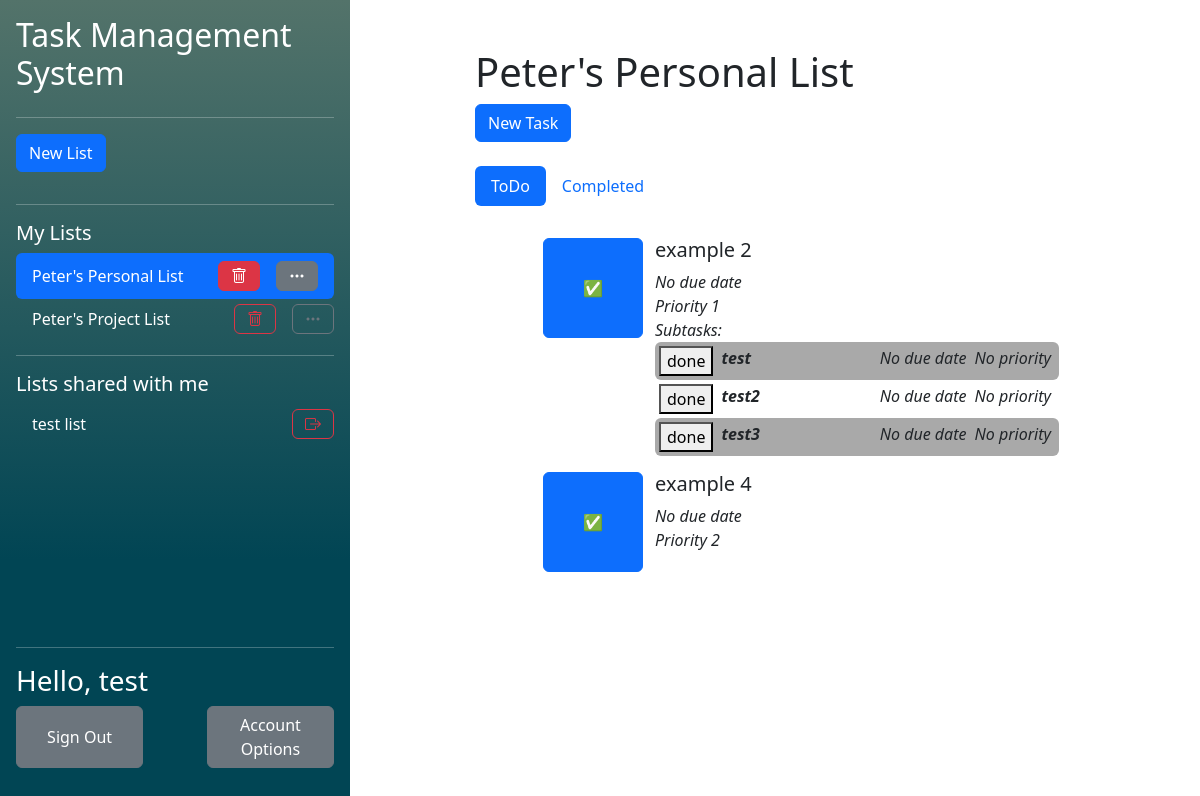
The page /php/index.php?listid=1 (signed in) on the database its author committed.
### tables this page shows
CREATE TABLE "UserLists" (
	"user_id"	TEXT,
	"list_id"	TEXT,
	"collaborator"	INTEGER,
	"observer"	INTEGER,
	PRIMARY KEY("user_id","list_id"),
	FOREIGN KEY("user_id") REFERENCES "Users"("user_id") ON DELETE CASCADE ON UPDATE CASCADE,
	FOREIGN KEY("list_id") REFERENCES "Lists"("list_id") ON DELETE CASCADE ON UPDATE CASCADE
);

CREATE TABLE "Lists"
(
    list_id        INTEGER not null
        primary key autoincrement,
    list_name      TEXT    not null,
    list_completed REAL    not null
);

CREATE TABLE "Tasks" (
	"task_id"	INTEGER NOT NULL,
	"task_name"	TEXT NOT NULL,
	"task_completed"	INTEGER NOT NULL,
	"list_id"	INTEGER NOT NULL,
	"order_in_list"	INTEGER NOT NULL,
	"assigned_collaborator_id"	INTEGER,
	"task_due_date"	INTEGER,
	"task_priority"	INTEGER,
	FOREIGN KEY("assigned_collaborator_id") REFERENCES "Users"("user_id"),
	FOREIGN KEY("list_id") REFERENCES "Lists"("list_id") ON DELETE CASCADE,
	PRIMARY KEY("task_id" AUTOINCREMENT)
);

CREATE TABLE "SubTasks" (
	"sub_task_id"	INTEGER NOT NULL,
	"sub_task_name"	TEXT NOT NULL,
	"sub_task_completed"	INTEGER NOT NULL,
	"task_id"	INTEGER NOT NULL,
	"order_in_task"	INTEGER NOT NULL,
	"sub_task_due_date"	INTEGER,
	"sub_task_priority"	INTEGER,
	FOREIGN KEY("task_id") REFERENCES "Tasks"("task_id"),
	PRIMARY KEY("sub_task_id")
);

### php/functions/DatabaseFunctions.php (called while the page is built, shortened)
<?php
function getUIDFromCreds(){
    $db = new SQLite3("../db/database.db");
    $SQL = "SELECT user_id FROM Users WHERE password_hash = :creds";
    $stmt = $db->prepare($SQL);
    $stmt->bindValue(":creds", $_SESSION['credentials'], SQLITE3_TEXT);
    $result = $stmt->execute();
    while($row = $result->fetchArray()){
        $resultArray [] = $row;
    }
    return $resultArray[0]['user_id'];
}
function getOwnedListsForCurrentUser(){
    $uid = getUIDFromCreds();
    $db = new SQLite3("../db/database.db");
    $SQL = "SELECT list_id FROM  UserLists WHERE user_id = :uid AND collaborator = 0 AND observer = 0";
    $stmt = $db->prepare($SQL);
    $stmt->bindValue(":uid", $uid, SQLITE3_TEXT);
    $result = $stmt->execute();
    while($row = $result->fetchArray()){
        $resultArray [] = $row;
    }
    return $resultArray;
}
function getCollabListsForCurrentUser(){
    $uid = getUIDFromCreds();
    $db = new SQLite3("../db/database.db");
    $SQL = "SELECT list_id FROM  UserLists WHERE user_id = :uid AND collaborator = 1 AND observer = 0";
    $stmt = $db->prepare($SQL);
    $stmt->bindValue(":uid", $uid, SQLITE3_TEXT);
    $result = $stmt->execute();
    while($row = $result->fetchArray()){
        $resultArray [] = $row;
    }
    return $resultArray;
}
function getListNameFromID($listID){
    $db = new SQLite3("../db/database.db");
    $SQL = "SELECT list_name FROM Lists WHERE list_id = :lid";
    $stmt = $db->prepare($SQL);
    $stmt->bindValue(":lid", $listID, SQLITE3_TEXT);
    $result = $stmt->execute();
    while($row = $result->fetchArray()){
        $resultArray [] = $row;
    }
    return $resultArray;
}
?>

### php/functions/TaskFunctions.php (called while the page is built, shortened)
<?php
function checkUserListAccess($listID, $userID)
{
    $db = new SQLite3("../db/database.db");
    $SQL = "SELECT list_id FROM  UserLists WHERE user_id = :uid AND list_id = :lid AND observer = 0 AND collaborator = 0";
    $stmt = $db->prepare($SQL);
    $stmt->bindValue(":lid", $listID, SQLITE3_INTEGER);
    $stmt->bindValue(":uid", $userID, SQLITE3_INTEGER);
    $result = $stmt->execute();
    while($row = $result->fetchArray()){
        $resultArray [] = $row;
    }
    if ($listID == $resultArray[0]["list_id"]){
        return true;
    }
}
function getUncompletedTasksFromList($listID){
    $userID = getUIDFromCreds();
    if(!checkUserListAccess($listID, $userID) AND !checkCollabListAccess($listID, $userID)){
        return false;
    }
    $db = new SQLite3("../db/database.db");
    $SQL = "SELECT * FROM Tasks WHERE list_id = :lid AND task_completed = 0 ORDER BY order_in_list ";
    $stmt = $db->prepare($SQL);
    $stmt->bindValue(":lid", $listID, SQLITE3_INTEGER);
    $result = $stmt->execute();
    while($row = $result->fetchArray()){
        $resultArray [] = $row;
    }
    if(isset($resultArray)){
        return $resultArray;
    }
    return null;
}
function getUncompletedSubtasksFromTask($task_id){
    $db = new SQLite3("../db/database.db");
    $SQL = "SELECT * FROM SubTasks WHERE task_id = :task_id AND sub_task_completed = 0";
    $stmt = $db->prepare($SQL);
    $stmt->bindValue(":task_id", $task_id, SQLITE3_INTEGER);
    $result = $stmt->execute();
    while($row = $result->fetchArray()){
        $resultArray [] = $row;
    }
    if(isset($resultArray)){
        return $resultArray;
    }
    return null;
}
?>

### php/components/TaskList.php (the view, shortened to what this page needs)
<?php require 'components/NewTaskPopup.php';
$listid = isset($_GET['listid']) ? $_GET['listid'] : false;
?>
<h1>
    <?php if (getListNameFromID($listid) != false) echo getListNameFromID($listid)[0]['list_name']?>
</h1>
<?php if ($listid != false):?>
<?php if(checkUserListAccess(htmlspecialchars($listid), getUIDFromCreds())): ?>
<button type="button" class="btn btn-primary" data-bs-toggle="modal" data-bs-target="#NewTaskModal">
    New Task
</button>
<?php else: ?>
A list created by <b><?php echo getListOwnerName($listid)?></b>
<?php endif;?>
<br/><br/>
<div>
    <ul class="nav nav-pills mb-3" id="pills-tab" role="tablist">
        <li class="nav-item" role="presentation">
            <button class="nav-link active" id="pills-todo-tab" data-bs-toggle="pill" data-bs-target="#pills-todo" type="button" role="tab" aria-controls="pills-todo" aria-selected="true">ToDo</button>
        </li>
        <li class="nav-item" role="presentation">
            <button class="nav-link" id="pills-done-tab" data-bs-toggle="pill" data-bs-target="#pills-done" type="button" role="tab" aria-controls="pills-done" aria-selected="false">Completed</button>
        </li>
    </ul>
</div>
<div class="tab-content" id="pills-tabContent">
    <div class="tab-pane fade show active" id="pills-todo" role="tabpanel" aria-labelledby="pills-todo-tab" tabindex="0">
        <div class="p-3">
            <ol>
                <?php
                if (getUncompletedTasksFromList($listid) != null):
                foreach (getUncompletedTasksFromList($listid) as $item):?>
                    <ul>
                        <form class="" action="<?php echo htmlspecialchars($_SERVER["PHP_SELF"])."?taskid=".$item['task_id']."&type=complete&listid=".$listid;?>" method="post">
                            <div class="row">
                                <button class='btn btn-primary col' style="flex: none; width: 10%; min-width: 100px; height: 10%; min-height: 100px;" type='submit' name=<?php echo $item['task_id']?>>✅</button>
                                <div class="col">
                                    <div class="row">
                                        <div class="col">
                                            <h5><?php echo $item['task_name']?></h5>
                                        </div>
                                        <br/>
                                        <i><?php if(isset($item['task_due_date'])){
                                                echo "Due ".$item['task_due_date'];
                                            } else {
                                                echo 'No due date';
                                            }?></i> <br/>
                                        <i><?php if(($item['task_priority']) != 0){
                                                echo 'Priority '.$item['task_priority'];
                                            } else {
                                                echo 'No priority';
                                            }?></i>
                                    </div>
                                    <?php if(getUncompletedSubtasksFromTask($item['task_id']) != null): ?>
                                        <i>Subtasks:</i>
                                        <?php $bgcolour = true;?>
                                        <?php foreach (getUncompletedSubtasksFromTask($item['task_id']) as $subtask): ?>
                                            <div class=" d-flex flex-row rounded"  <?php if($bgcolour) {
                                                                                        echo 'style="background-color: darkgrey"';
                                                                                        $bgcolour = false;
                                                                                        } else{
                                                                                        $bgcolour = true;
                                                                                    }?>>
                                                    <div class="p-1">
                                                        <button>done</button>
                                                    </div>
                                                    <div class="p-1 flex-grow-1">
                                                        <i><b><?php echo $subtask["sub_task_name"];?></b></i>
                                                    </div>
                                                    <div class="p-1">
                                                        <i><?php if(isset($subtask['sub_task_due_date'])){
                                                                echo "Due ".$subtask['sub_task_due_date'];
                                                            } else {
                                                                echo 'No due date';
                                                            }?></i>
                                                    </div>
                                                        <div class="p-1 pe-2">
                                                            <i><?php if(($subtask['sub_task_priority']) != 0){
                                                                    echo 'Priority '.$item['sub_task_priority'];
                                                                } else {
                                                                    echo 'No priority';
                                                                }?></i>
                                                        </div>
                                            </div>
                                        <?php endforeach;?>
                                    <?php endif;?>
                                </div>
                            </div>
                        </form>
                    </ul>
                <?php endforeach;
                else:?>
                <h2>You have no Tasks!</h2>
                Create a task using the new task button, or ask the list administrator.
                <?php endif;?>
            </ol>
        </div>
    </div>
</div>
<?php else: ?>
<h1>No List selected!</h1>
Create or select a list using the sidebar!
<?php endif;?>

### css/css.php
<link href="../css/index.css" rel="stylesheet">

### php/components/pagetop.php (shortened to what this page needs)
<!DOCTYPE html>
<head>
    <?php require "../css/css.php"?>
    <link href="https://cdn.jsdelivr.net/npm/bootstrap@5.3.2/dist/css/bootstrap.min.css" rel="stylesheet">
    <link rel="stylesheet" href="https://cdn.jsdelivr.net/npm/bootstrap-icons@1.11.3/font/bootstrap-icons.min.css">
</head>
<body>

### php/index.php (shortened to what this page needs)
<?php
    require ('functions/DatabaseFunctions.php');
    require ('functions/TaskFunctions.php');
    $name = "test";
?>
<?php require "../css/css.php"?>
<?php require "components/pagetop.php"?>
<main class="d-flex flex-nowrap h-100">
    <div class="d-flex flex-column flex-shrink-0 p-3 background align-items-stretch h-100" style="width: 350px">
        <h2>Task Management System</h2>
        <hr/>
        <?php require 'components/ListList.php'?>
        <div class="mt-auto">
            <hr/>
            <h3>Hello, <?php echo $name?></h3>
            <form class="d-flex flex-row mb-3 justify-content-between" method="post" action="accountOptions.php">
                <button class="btn btn-secondary" style="width: 40%" type="submit" name="signOut" value="signOut">Sign Out</button>
                <button class="btn btn-secondary" style="width: 40%" type="submit">Account Options</button>
            </form>
        </div>
    </div>
    <div class="mx-auto w-50 m-5">
        <?php require 'components/TaskList.php'?>
    </div>
</main>

### php/components/ListList.php (shortened to what this page needs)
<?php $ListIDInURL = isset($_GET['listid']) ? $_GET['listid'] : false;?>
<ul class="nav nav-pills flex-column mb-auto overflow-y-auto">
    <li class="hstack gap-3 pb-3">
        <button class="btn btn-primary"  data-bs-toggle="modal" data-bs-target="#NewListModal">New List</button>
    </li>
    <hr/>
    <h5>My Lists</h5>
    <?php
        foreach (getOwnedListsForCurrentUser() as $listID):
            if($listID[0] == $ListIDInURL):?>
                <li class="hstack gap-3 nav-link active text-white">
                    <div class="">
                        <?php echo getListNameFromID($listID[0])[0][0]?>
                    </div>
                    <button class="btn btn-danger ms-auto" onclick="location.href='listAction.php?action=delete&listid=<?php echo $ListIDInURL?>'"><i class="bi bi-trash"></i></button>
                    <button class="btn btn-secondary"  onclick="location.href='modifyList.php?listid=<?php echo $ListIDInURL?>'"><i class="bi bi-three-dots"></i></button>
                </li>
            <?php else:?>
                <li class="hstack gap-3">
                    <div class="nav-link text-white">
                        <a class="navbarList" href="<?php echo "index.php?listid=$listID[0]"?>">
                            <?php echo getListNameFromID($listID[0])[0][0]?>
                        </a>
                    </div>
                    <button class="btn btn-outline-danger ms-auto" onclick="location.href='listAction.php?action=delete&listid=<?php echo $ListIDInURL?>'"><i class="bi bi-trash"></i></button>
                    <button class="btn btn-outline-secondary" onclick="location.href='modifyList.php?listid=<?php echo $ListIDInURL?>'"><i class="bi bi-three-dots"></i></button>
                </li>
            <?php endif;?>
    <?php endforeach;?>
    <hr/>
    <h5>Lists shared with me</h5>
    <?php
    foreach (getCollabListsForCurrentUser() as $listID):
        if($listID[0] == $ListIDInURL):?>
            <li class="hstack gap-3 nav-link active text-white">
                <div class="">
                    <?php echo getListNameFromID($listID[0])[0][0]?>
                </div>
                <button class="btn btn-danger ms-auto" onclick="location.href='listAction.php?action=leave&listid=<?php echo $ListIDInURL?>'"><i class="bi bi-box-arrow-right"></i></button>
            </li>
        <?php else:?>
            <li class="hstack gap-3">
                <div class="nav-link text-white">
                    <a class="navbarList" href="<?php echo "index.php?listid=$listID[0]"?>">
                        <?php echo getListNameFromID($listID[0])[0][0]?>
                    </a>
                </div>
                <button class="btn btn-outline-danger ms-auto" onclick="location.href='listAction.php?action=leave&listid=<?php echo $ListIDInURL?>'"><i class="bi bi-box-arrow-right"></i></button>
            </li>
        <?php endif;?>
    <?php endforeach;?>
</ul>

### css/index.css (style rules this page uses)
.background { background-image: linear-gradient(180deg, #53736A 0%, #014554 70%); color: white; }
.navbarList:link { text-decoration: none; color:white; }

### rows shown on the page
userlists: list.list_name "Peter's Personal List"
userlists: list.list_name "Peter's Project List"
userlists: list.list_name "test list"
lists: list_name "Peter's Personal List"
tasks: task_name "example 2", shows "No due date", task_priority "1"
subtasks: sub_task_name "test", shows "No due date", shows "No priority"
subtasks: sub_task_name "test2", shows "No due date", shows "No priority"
subtasks: sub_task_name "test3", shows "No due date", shows "No priority"
tasks: task_name "example 4", shows "No due date", task_priority "2"

### other values the page prints
$name "test"
